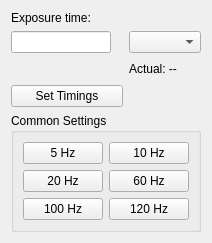
   <widget class="QWidget" name="Timing">
    <property name="enabled">
     <bool>true</bool>
    </property>
    <attribute name="title">
     <string>Timing</string>
    </attribute>
    <layout class="QGridLayout" name="gridLayout">
     <item row="0" column="0">
      <widget class="QLabel" name="label_6">
       <property name="maximumSize">
        <size>
         <width>16777215</width>
         <height>20</height>
        </size>
       </property>
       <property name="text">
        <string>Exposure time:</string>
       </property>
      </widget>
     </item>
     <item row="1" column="0">
      <widget class="QLineEdit" name="lineEdit_ExposureTime">
       <property name="maximumSize">
        <size>
         <width>100</width>
         <height>16777215</height>
        </size>
       </property>
      </widget>
     </item>
     <item row="6" column="0">
      <widget class="QPushButton" name="pushButton_SetTimings">
       <property name="text">
        <string>Set Timings</string>
       </property>
      </widget>
     </item>
     <item row="1" column="1">
      <widget class="QComboBox" name="comboBox_expunits">
       <property name="editable">
        <bool>false</bool>
       </property>
       <property name="currentIndex">
        <number>-1</number>
       </property>
       <property name="minimumContentsLength">
        <number>0</number>
       </property>
      </widget>
     </item>
     <item row="2" column="1">
      <widget class="QLabel" name="labelExposure">
       <property name="maximumSize">
        <size>
         <width>16777215</width>
         <height>20</height>
        </size>
       </property>
       <property name="text">
        <string>Actual: --</string>
       </property>
      </widget>
     </item>
     <item row="2" column="0">
      <spacer name="horizontalSpacer">
       <property name="orientation">
        <enum>Qt::Horizontal</enum>
       </property>
       <property name="sizeHint" stdset="0">
        <size>
         <width>40</width>
         <height>20</height>
        </size>
       </property>
      </spacer>
     </item>
     <item row="7" column="0" colspan="2">
      <widget class="QGroupBox" name="groupBox_4">
       <property name="title">
        <string>Common Settings</string>
       </property>
       <layout class="QGridLayout" name="gridLayout_5">
        <item row="0" column="0">
         <widget class="QPushButton" name="pushButton_5hz">
          <property name="text">
           <string>5 Hz</string>
          </property>
         </widget>
        </item>
        <item row="0" column="1">
         <widget class="QPushButton" name="pushButton_10hz">
          <property name="text">
           <string>10 Hz</string>
          </property>
         </widget>
        </item>
        <item row="1" column="0">
         <widget class="QPushButton" name="pushButton_20hz">
          <property name="text">
           <string>20 Hz</string>
          </property>
         </widget>
        </item>
        <item row="1" column="1">
         <widget class="QPushButton" name="pushButton_60hz">
          <property name="text">
           <string>60 Hz</string>
          </property>
         </widget>
        </item>
        <item row="2" column="0">
         <widget class="QPushButton" name="pushButton_100hz">
          <property name="text">
           <string>100 Hz</string>
          </property>
         </widget>
        </item>
        <item row="2" column="1">
         <widget class="QPushButton" name="pushButton_120hz">
          <property name="text">
           <string>120 Hz</string>
          </property>
         </widget>
        </item>
       </layout>
      </widget>
     </item>
    </layout>
   </widget>
